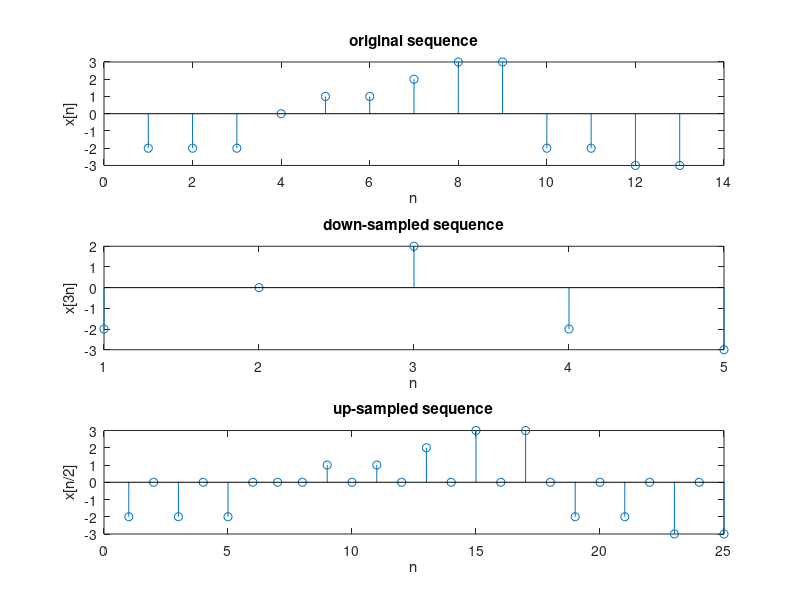
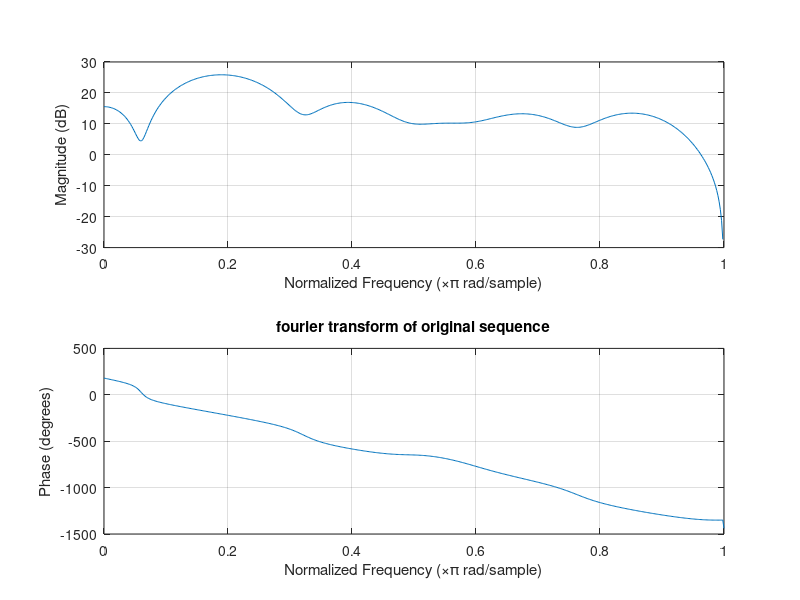
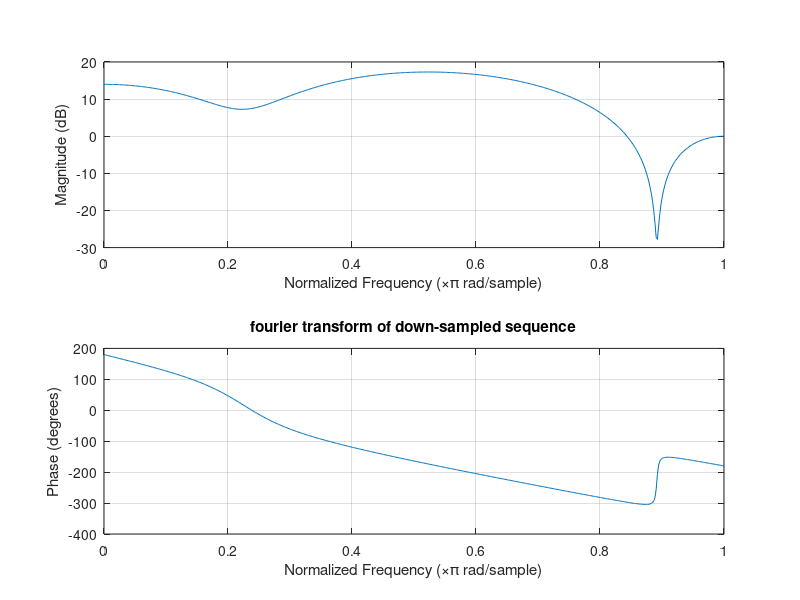
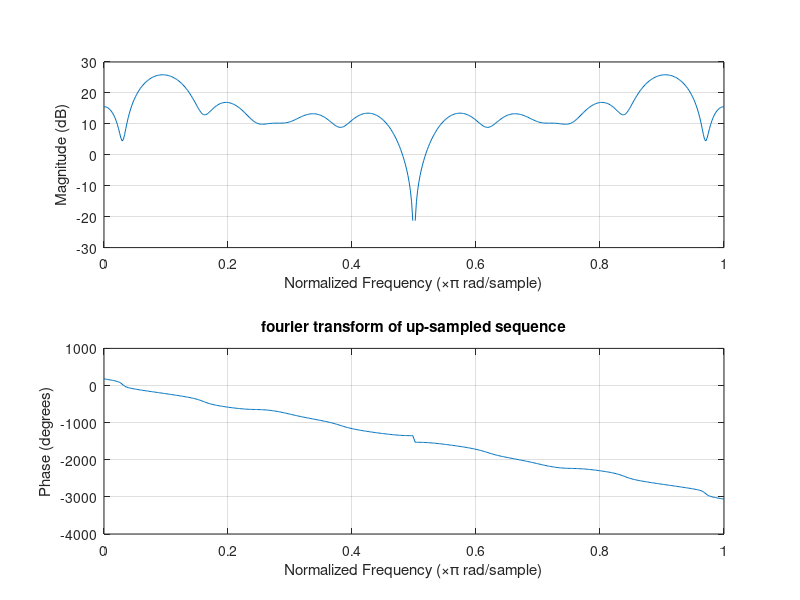

The MATLAB source for these figures, in order:
x=[-2 -2 -2 0 1 1 2 3 3 -2 -2 -3 -3];
subplot(311),stem((1:1:length(x)),x);
title('original sequence');
xlabel('n'),ylabel('x[n]');

x1 = x(1:3:length(x));
subplot(312),stem(x1);
title('down-sampled sequence');
xlabel('n'),ylabel('x[3n]');
x2 = x(1);
for i=2:length(x)
    x2 = [x2, 0 x(i)];
end
subplot(313),stem((1:1:length(x2)),x2);
title('up-sampled sequence');
xlabel('n'),ylabel('x[n/2]');

% 
% f = fftshift(fft(x));
% f1 = fftshift(fft(x1));
% f2 = fftshift(fft(x2);
figure
freqz(x);
title('fourier transform of original sequence');
figure
freqz(x1);
title('fourier transform of down-sampled sequence');
figure
freqz(x2);
title('fourier transform of up-sampled sequence');